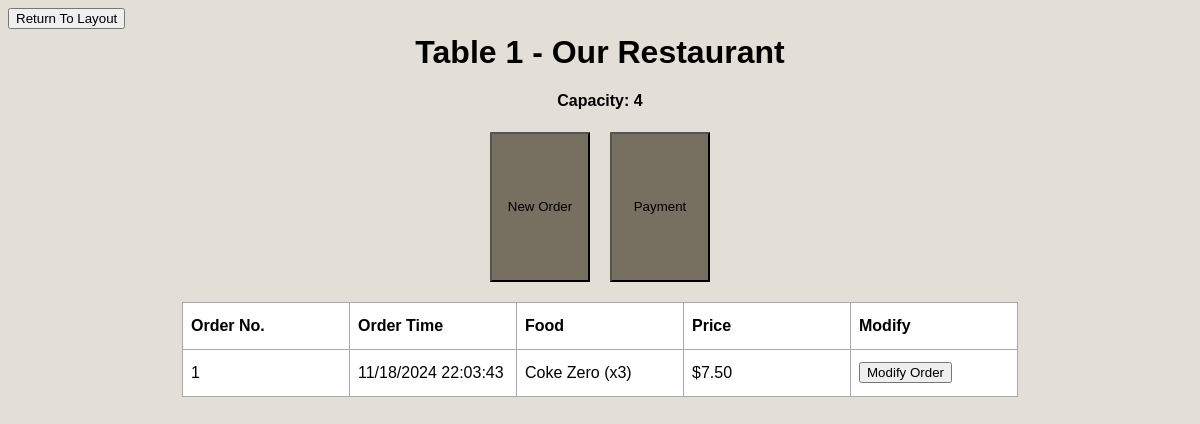
Page /order_manager/1 on the committed database.
### main.py (models this page shows, shortened)
class Table(db.Model):
    table_id = db.Column(db.Integer, primary_key=True, unique=True, nullable=False)
    capacity = db.Column(db.Integer, nullable=False)
    loc = db.Column(db.String(20))

class Order(db.Model):
    order_id = db.Column(db.Integer, primary_key=True, autoincrement=True)
    table_id = db.Column(db.Integer, db.ForeignKey("table.table_id"))
    order_time = db.Column(db.DateTime, default = datetime.now(), nullable=False)
    total_cost = db.Column(db.Float, nullable=False)
    order_items = db.relationship(
        'OrderItem',
        cascade="all, delete-orphan",
        backref='order'
    )

### main.py (the view)
@app.route('/order_manager/<int:table_id>', methods=['GET', 'POST'])
def order(table_id):
     table = Table.query.get_or_404(table_id)
     if request.method == 'POST':
        try:
            db.session.commit()
            return redirect(url_for('/order_manager/'))
        except:
               return 'There was an issue opening the layout'
     else:
        orders = (
            db.session.query(
                Order.order_id,
                Order.order_time,
                Order.total_cost,
                db.func.group_concat(MenuItem.name, ", ").label("food_items"),
                db.func.group_concat(OrderItem.quantity, ", ").label("food_quantities")
            )
            .join(OrderItem, Order.order_id == OrderItem.order_id)
            .join(MenuItem, OrderItem.menu_item_id == MenuItem.menu_item_id)
            .filter(Order.table_id == table_id)
            .group_by(Order.order_id)
            .order_by(Order.order_time)
            .all()
        )
        processed_orders = []
        for order in orders:
            food_item_list = (order.food_items).split(',')
            food_quantities_list = (order.food_quantities).replace(' ','').split(',')
            food_items = []
            for i in range(0, len(food_item_list)):
                food_items.append(f"{food_item_list[i]} (x{food_quantities_list[i]})")
            processed_orders.append({
                'order_id': order.order_id,
                'order_time': (order.order_time).strftime("%m/%d/%Y %H:%M:%S"),
                'food_list': '\n'.join(food_items),
                'total_cost': order.total_cost
            })
        return render_template('order_manager.html', table = table, orders = processed_orders)

### templates/order_manager.html (shortened to what this page needs)
{% extends 'base.html' %}
{% block body %}
<div class="content">
    <form action="/" method="get">
        <button>Return To Layout</button>
    </form>
    <h1 style="text-align: center;">Table {{table.table_id}} - {{table.loc}}</h1>
    <h4 style="text-align: center;">Capacity: {{table.capacity}}</h4>
    <div>
        <div class="form-container" align="center">
            <form action="/menu" method="get">
                <button class="smalltable">New Order</button>
            </form>
            <form id="payment_button" action="/payment" method="get" onClick="create_url()">
                <button class="smalltable">Payment</button>
            </form>
        </div>
        <table class="table" align="center">
            <tr>
            <th>Order No.</th>
            <th>Order Time</th>
            <th>Food</th>
            <th>Price</th>
            <th>Modify</th>
            </tr>
            {% for order in orders[::-1] %}
            <tr>
                <td>{{ order.order_id }}</td>
                <td>{{ order.order_time }}</td>
                <td style="white-space: pre-line;">{{ order.food_list }}</td>
                <td>${{ "%.2f"|format(order.total_cost) }}</td>
                <td>
                    <form method="GET" action="/menu">
                        <button type="submit">Modify Order</button>
                    </form>
                </td>
            </tr>
            {% endfor %}
        </table>
    </div>
</div>
{% endblock %}

### static/css/main.css (style rules this page uses)
body, html { font-family: sans-serif; background-color: #E3DFD7; color: black; }
h1 { margin: 5px; }
.smalltable { height: 150px; width: 100px; background-color: #776f60; }
.form-container { align-items: center; justify-content: center; display: flex; gap: 20px; margin: 20px; flex-wrap: nowrap; }
table, td, th { border: 1px solid #aaa; padding: 8px; text-align: left; word-wrap: break-word; }
.table { background-color: white; border-collapse: collapse; overflow-y: auto; table-layout: fixed; width: 30%; }
th { width: 150px; height: 30px; vertical-align: middle; }
td { width: 150px; height: 30px; }

### rows in the picture
Table: table_id "1", loc "Our Restaurant", capacity "4"
Order: order_id "1", order_time "11/18/2024 22:03:43", food_list "Coke Zero (x3)", total_cost "7.50"
